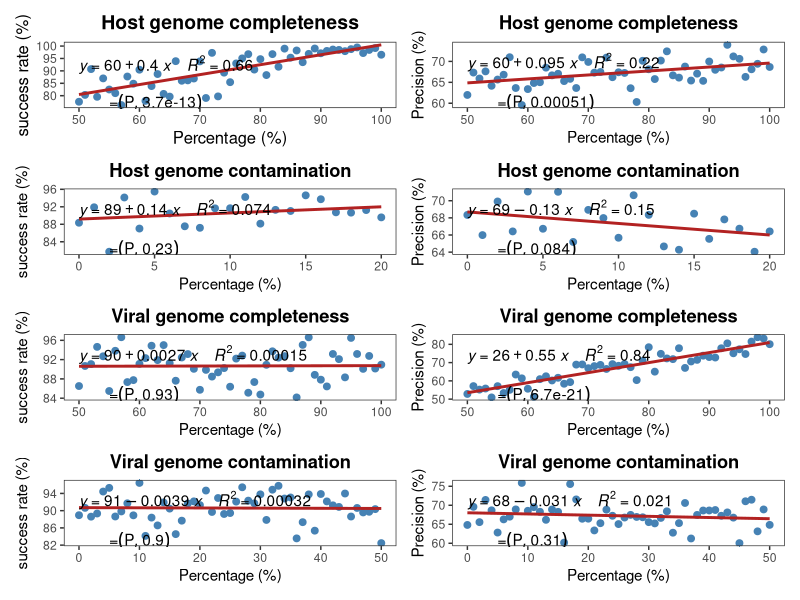
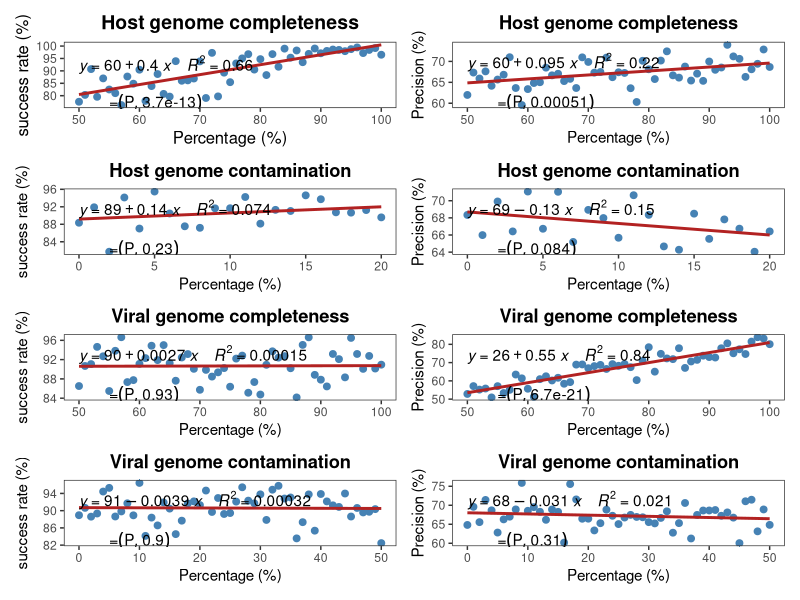

Source code (R) for these figures, in order:
library(ggplot2)
library(dplyr)
library(ggpubr)
library(patchwork)
# 读取数据
data=read.table('calculate_rate_distribution2.tsv',head=TRUE,sep='\t')

hcom_p <- subset(data, type == "h_com" & type2 == "precision")
hcom_f <- subset(data, type == "h_com" & type2 == "success rate")

hcon_p <- subset(data, type == "h_con" & type2 == "precision")
hcon_f <- subset(data, type == "h_con" & type2 == "success rate")

vcom_p <- subset(data, type == "v_com" & type2 == "precision")
vcom_f <- subset(data, type == "v_com" & type2 == "success rate")

vcon_p <- subset(data, type == "v_con" & type2 == "precision")
vcon_f <- subset(data, type == "v_con" & type2 == "success rate")

# 绘图
p1=ggplot(hcom_f, aes(x = percentage, y = ratio)) +
  geom_point(size = 2, color = "steelblue") +  # 散点
  geom_smooth(method = "lm", se = FALSE, color = "firebrick") +  # 线性拟合线
  stat_regline_equation(
    aes(label = paste(after_stat(eq.label), after_stat(rr.label), sep = "~~~~"))) +
  stat_cor(aes(label = paste("P =", after_stat(p))), 
           label.y.npc = 0.1, label.x.npc = 0.1) +
  labs(
    x = "Percentage (%)",
    y = "success rate (%)",
    title = "Host genome completeness"
  ) +
  theme_bw()+
  theme(panel.grid.major = element_blank(),
        panel.grid.minor = element_blank(),
        plot.title = element_text(size = 14, face = "bold", hjust = 0.5),
        axis.title = element_text(size = 12)
  )

p2=ggplot(hcom_p, aes(x = percentage, y = ratio)) +
  geom_point(size = 2, color = "steelblue") +  # 散点
  geom_smooth(method = "lm", se = FALSE, color = "firebrick") +  # 线性拟合线
  stat_regline_equation(
    aes(label = paste(after_stat(eq.label), after_stat(rr.label), sep = "~~~~"))) +
  stat_cor(aes(label = paste("P =", after_stat(p))), 
           label.y.npc = 0.1, label.x.npc = 0.1) +
  labs(
    x = "Percentage (%)",
    y = "Precision (%)",
    title = "Host genome completeness"
  ) +
  theme_bw()+
  theme(panel.grid.major = element_blank(),
        panel.grid.minor = element_blank(),
        plot.title = element_text( face = "bold", hjust = 0.5))

p3=ggplot(hcon_f, aes(x = percentage, y = ratio)) +
  geom_point(size = 2, color = "steelblue") +  # 散点
  geom_smooth(method = "lm", se = FALSE, color = "firebrick") +  # 线性拟合线
  stat_regline_equation(
    aes(label = paste(after_stat(eq.label), after_stat(rr.label), sep = "~~~~"))) +
  stat_cor(aes(label = paste("P =", after_stat(p))), 
           label.y.npc = 0.1, label.x.npc = 0.1) +
  labs(
    x = "Percentage (%)",
    y = "success rate (%)",
    title = "Host genome contamination"
  ) +
  theme_bw()+
  theme(panel.grid.major = element_blank(),
        panel.grid.minor = element_blank(),
        plot.title = element_text( face = "bold", hjust = 0.5)
  )

p4=ggplot(hcon_p, aes(x = percentage, y = ratio)) +
  geom_point(size = 2, color = "steelblue") +  # 散点
  geom_smooth(method = "lm", se = FALSE, color = "firebrick") +  # 线性拟合线
  stat_regline_equation(
    aes(label = paste(after_stat(eq.label), after_stat(rr.label), sep = "~~~~"))) +
  stat_cor(aes(label = paste("P =", after_stat(p))), 
           label.y.npc = 0.1, label.x.npc = 0.1) +
  labs(
    x = "Percentage (%)",
    y = "Precision (%)",
    title = "Host genome contamination"
  ) +
  theme_bw()+
  theme(panel.grid.major = element_blank(),
        panel.grid.minor = element_blank(),
        plot.title = element_text( face = "bold", hjust = 0.5)
  )

p5=ggplot(vcom_f, aes(x = percentage, y = ratio)) +
  geom_point(size = 2, color = "steelblue") +  # 散点
  geom_smooth(method = "lm", se = FALSE, color = "firebrick") +  # 线性拟合线
  stat_regline_equation(
    aes(label = paste(after_stat(eq.label), after_stat(rr.label), sep = "~~~~"))) +
  stat_cor(aes(label = paste("P =", after_stat(p))), 
           label.y.npc = 0.1, label.x.npc = 0.1) +
  labs(
    x = "Percentage (%)",
    y = "success rate (%)",
    title = "Viral genome completeness"
  ) +
  theme_bw()+
  theme(panel.grid.major = element_blank(),
        panel.grid.minor = element_blank(),
        plot.title = element_text(face = "bold", hjust = 0.5)
  )

p6=ggplot(vcom_p, aes(x = percentage, y = ratio)) +
  geom_point(size = 2, color = "steelblue") +  # 散点
  geom_smooth(method = "lm", se = FALSE, color = "firebrick") +  # 线性拟合线
  stat_regline_equation(
    aes(label = paste(after_stat(eq.label), after_stat(rr.label), sep = "~~~~"))) +
  stat_cor(aes(label = paste("P =", after_stat(p))), 
           label.y.npc = 0.1, label.x.npc = 0.1) +
  labs(
    x = "Percentage (%)",
    y = "Precision (%)",
    title = "Viral genome completeness"
  ) +
  theme_bw()+
  theme(panel.grid.major = element_blank(),
        panel.grid.minor = element_blank(),
        plot.title = element_text(face = "bold", hjust = 0.5)
  )

p7=ggplot(vcon_f, aes(x = percentage, y = ratio)) +
  geom_point(size = 2, color = "steelblue") +  # 散点
  geom_smooth(method = "lm", se = FALSE, color = "firebrick") +  # 线性拟合线
  stat_regline_equation(
    aes(label = paste(after_stat(eq.label), after_stat(rr.label), sep = "~~~~"))) +
  stat_cor(aes(label = paste("P =", after_stat(p))), 
           label.y.npc = 0.1, label.x.npc = 0.1) +
  labs(
    x = "Percentage (%)",
    y = "success rate (%)",
    title = "Viral genome contamination"
  ) +
  theme_bw()+
  theme(panel.grid.major = element_blank(),
        panel.grid.minor = element_blank(),
        plot.title = element_text(face = "bold", hjust = 0.5)
  )

p8=ggplot(vcon_p, aes(x = percentage, y = ratio)) +
  geom_point(size = 2, color = "steelblue") +  # 散点
  geom_smooth(method = "lm", se = FALSE, color = "firebrick") +  # 线性拟合线
  stat_regline_equation(
    aes(label = paste(after_stat(eq.label), after_stat(rr.label), sep = "~~~~"))) +
  stat_cor(aes(label = paste("P =", after_stat(p))), 
           label.y.npc = 0.1, label.x.npc = 0.1) +
  labs(
    x = "Percentage (%)",
    y = "Precision (%)",
    title = "Viral genome contamination"
  ) +
  theme_bw()+
  theme(panel.grid.major = element_blank(),
        panel.grid.minor = element_blank(),
        plot.title = element_text(face = "bold", hjust = 0.5)
  )

layout <- "
AB
CD
EF
GH
"

p=p1 + p2 + p3 +p4 + p5 + p6 +p7 + p8 +  plot_layout(design = layout)
p
ggsave(file="completeness-contamination-with-p-value.pdf",device = cairo_pdf, width=5, height=10,p)
